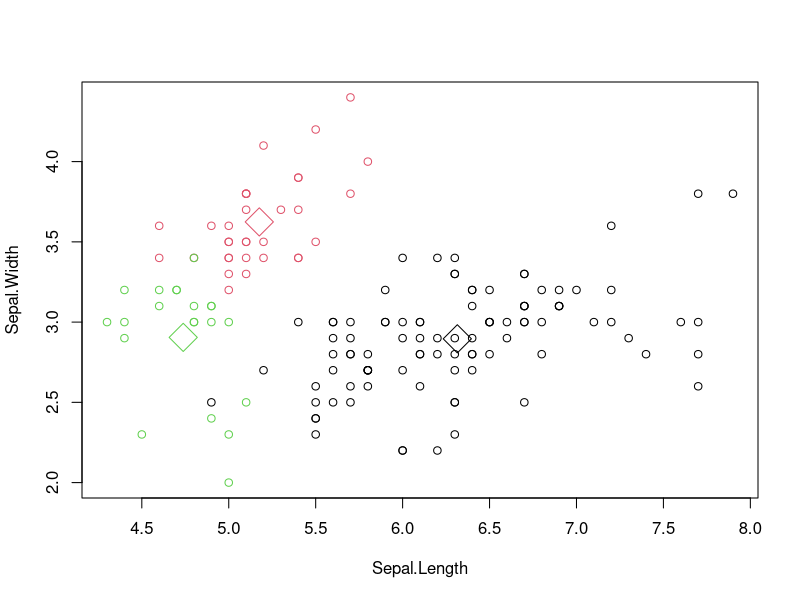

Reproduce this figure in R.
# Tutorial link - http://rischanlab.github.io

# Show the top few records in the iris dataset
head(iris)

# Show the column names
names(iris)

# Separate features and labels
x = iris[,-5]
y = iris$Species

# Create kmeans model
kc <- kmeans(x,3)
kc
table(y,kc$cluster)

# After we know the result, we need to know how many error and missing data, so we need to compare the clustering result with the species/classes iris data.
table(y,kc$cluster)

# For plotting we can use plot function, In this case I plot the Sepal length as x-axis and Sepal Width as y-axis, you can choose different.
plot(x[c("Sepal.Length", "Sepal.Width")], col=kc$cluster)
points(kc$centers[,c("Sepal.Length", "Sepal.Width")], col=1:3, pch=23, cex=3)